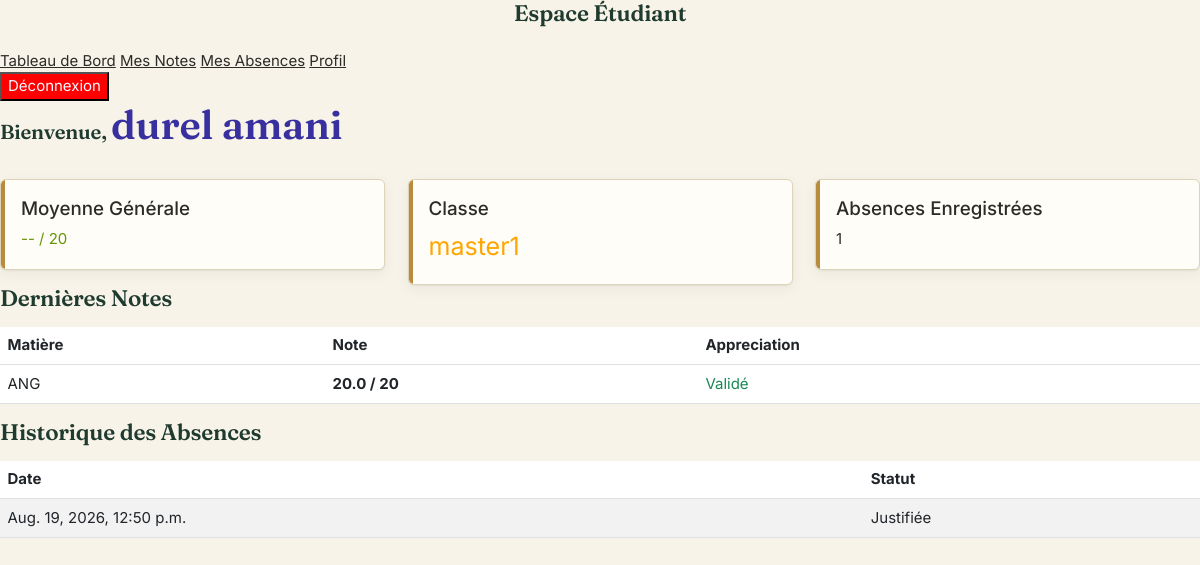
Before: /espace_etd/ (signed in) with the older database file.
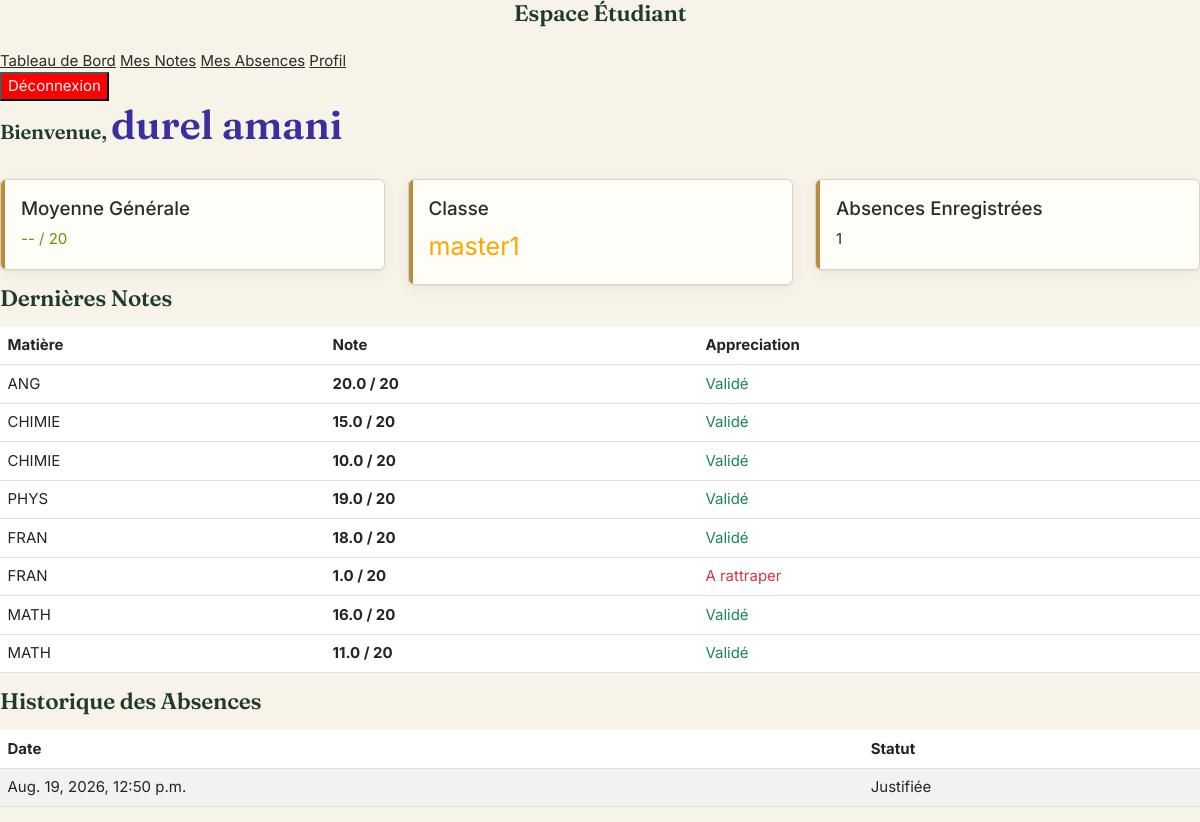
After: the same page with the newer database file.
### pages/models.py (models this page shows, shortened)
class Grades (models.Model):
     id_students= models.ForeignKey(Students,on_delete=models.CASCADE,related_name='grades',   null=True,
    blank=True)
     id_subjects= models.ForeignKey(Subjects,on_delete=models.CASCADE,related_name='grades',   null=True,
    blank=True)
     note=models.FloatField(default=0.0)

class Subjects(models.Model):
    nom=models.CharField(max_length=100)
    id_teachers=models.ForeignKey(Teachers,on_delete=models.SET_NULL,related_name='subjects',   null=True,
    blank=True)

class Absences (models.Model):
     id_students= models.ForeignKey(Students,on_delete=models.SET_NULL,related_name='absences',   null=True,
    blank=True)
     date=models.DateTimeField(auto_now_add=True)
     status=models.CharField(max_length=10)

### pages/views.py (the view)
# urls.py: path('espace_etd/',views.espace_etd,name="espace_etd"),
@login_required  # Force l'utilisateur à se connecter avant de voir la page
def espace_etd(request):
    utilisateur_connect= request.user
    try:
        donnees = Students.objects.select_related('user', 'classe').get(user=request.user)
        abss= Absences.objects.filter(id_students=donnees)
        grd=Grades.objects.filter(id_students=donnees)
    except Students.DoesNotExist:
        donnees = None  # Évite un crash si un admin connecté n'est pas un étudiant
        abss=[]
        grd=[]
    utilisateur_connect= request.user
    return render(request, 'espace_etd.html', {"donnees": donnees,"abss":abss,"grd":grd})

### templates/espace_etd.html (shortened to what the changed rows need)
{% load static %}
<!DOCTYPE html>
<html lang="fr">
<head>
    <link href="https://cdn.jsdelivr.net/npm/bootstrap@5.3.0/dist/css/bootstrap.min.css" rel="stylesheet">
    <link rel="stylesheet" href="{% static 'css/style.css' %}">
</head>
<body>
    <div class="main-content">
        <header class="d-flex justify-content-between align-items-center mb-4">
            <h2>Bienvenue, <span style="font-size: 40px; color: rgb(57, 48, 159);">{{ donnees.nom }} {{ donnees.prenom }}</span></h2>
        </header>
        <div class="custom-table-container">
            <table class="table table-hover align-middle">
                <thead>
                    <tr>
                        <th>Matière</th>
                        <th>Note</th>
                        <th>Appreciation</th>
                    </tr>
                </thead>
                <tbody>
                    {% for grade in grd %}
                    <tr>
                        <td>{{ grade.id_subjects.nom }}</td>
                        <td><strong>{{ grade.note }} / 20</strong></td>
                        <td>
                            {% if grade.note >= 10 %}
                                <span class="text-success">Validé</span>
                            {% else %}
                                <span class="text-danger">A rattraper</span>
                            {% endif %}
                        </td>
                    </tr>
                    {% empty %}
                    <tr>
                        <td colspan="3" class="text-center">Aucune note enregistrée pour le moment.</td>
                    </tr>
                    {% endfor %}
                </tbody>
            </table>
        </div>
        <div class="custom-table-container">
            <table class="table table-striped">
                <thead>
                    <tr>
                        <th>Date</th>
                        <th>Statut</th>
                    </tr>
                </thead>
                <tbody>
                    {% for absence in abss %}
                    <tr>
                        <td>{{ absence.date }}</td>
                        <td>
                            {% if absence.status == "justifiée" %}
                                <span class="badge-justified">Justifiée</span>
                            {% else %}
                                <span class="badge-unjustified">Non Justifiée</span>
                            {% endif %}
                        </td>
                    </tr>
                    {% empty %}
                    <tr>
                        <td colspan="2" class="text-center">Aucune absence enregistrée.</td>
                    </tr>
                    {% endfor %}
                </tbody>
            </table>
        </div>
    </div>
</body>
</html>

Changed rows visible on the page:
added Grades: id_subjects.nom "CHIMIE", note "15.0", shows "Validé"
added Grades: id_subjects.nom "CHIMIE", note "10.0", shows "Validé"
added Grades: id_subjects.nom "PHYS", note "19.0", shows "Validé"
added Grades: id_subjects.nom "FRAN", note "18.0", shows "Validé"
added Grades: id_subjects.nom "FRAN", note "1.0", shows "A rattraper"
added Grades: id_subjects.nom "MATH", note "16.0", shows "Validé"
added Grades: id_subjects.nom "MATH", note "11.0", shows "Validé"
